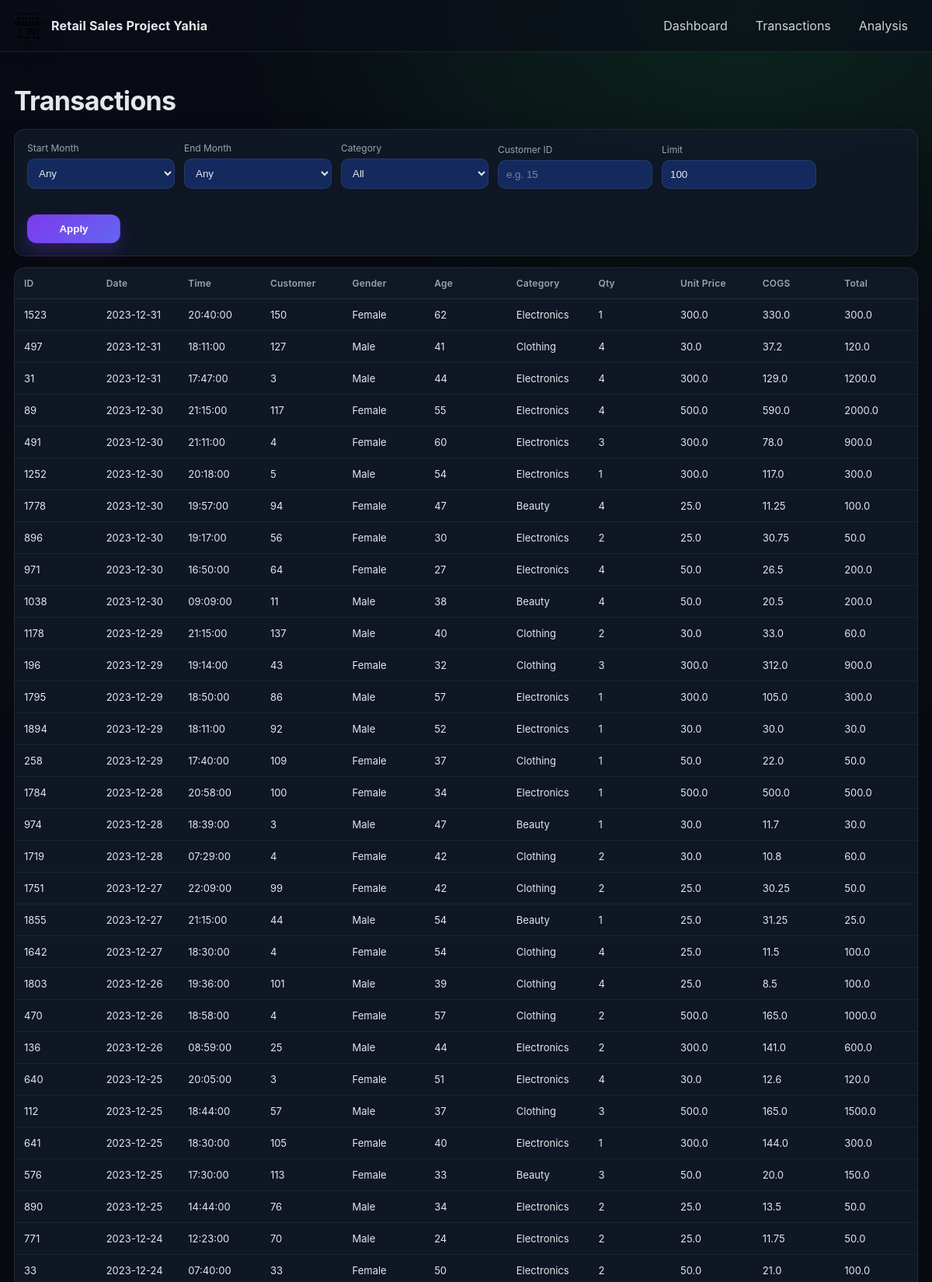
Page /transactions (upper part) on the committed database.
### tables this page shows
CREATE TABLE retail_sales (
  transactions_id INTEGER PRIMARY KEY,
  sale_date TEXT NOT NULL,
  sale_time TEXT NOT NULL,
  customer_id INTEGER NOT NULL,
  gender TEXT,
  age INTEGER,
  category TEXT NOT NULL,
  quantity INTEGER,
  price_per_unit REAL,
  cogs REAL,
  total_sale REAL
);

### app.py (the view)
@app.route("/transactions")
def transactions():
    start_month = request.args.get("start_month", "").strip()  # YYYY-MM
    end_month = request.args.get("end_month", "").strip()      # YYYY-MM
    category = request.args.get("category", "").strip()
    search_customer = request.args.get("customer", "").strip()
    limit = min(int(request.args.get("limit", 100)), 500)
    months = q("""
        SELECT DISTINCT substr(sale_date, 1, 7) AS month
        FROM retail_sales
        WHERE sale_date IS NOT NULL AND length(sale_date) >= 7
        ORDER BY month DESC
    """)
    sql = "SELECT * FROM retail_sales WHERE 1=1"
    params = []
    if start_month and end_month:
        sql += " AND substr(sale_date, 1, 7) BETWEEN ? AND ?"
        params.extend([start_month, end_month])
    elif start_month:
        sql += " AND substr(sale_date, 1, 7) >= ?"
        params.append(start_month)
    elif end_month:
        sql += " AND substr(sale_date, 1, 7) <= ?"
        params.append(end_month)
    if category:
        sql += " AND category = ?"
        params.append(category)
    if search_customer:
        sql += " AND CAST(customer_id AS TEXT) LIKE ?"
        params.append(f"%{search_customer}%")
    sql += " ORDER BY sale_date DESC, sale_time DESC LIMIT ?"
    params.append(limit)
    rows = q(sql, tuple(params))
    categories = q("SELECT DISTINCT category FROM retail_sales ORDER BY category")
    return render_template(
        "transactions.html",
        rows=rows,
        months=months,
        start_month=start_month,
        end_month=end_month,
        categories=categories,
        selected_category=category,
        search_customer=search_customer,
        limit=limit
    )

### app.py (called while the page is built)
def q(sql, params=()):
    with sqlite3.connect(DB) as conn:
        conn.row_factory = sqlite3.Row
        return conn.execute(sql, params).fetchall()

### templates/transactions.html (shortened to what this page needs)
{% extends "base.html" %}
{% block content %}
<h1>Transactions</h1>
<form method="get" class="filters card section-card">
  <div class="field">
    <label>Start Month</label>
    <select name="start_month">
      <option value="">Any</option>
    </select>
  </div>
  <div class="field">
    <label>End Month</label>
    <select name="end_month">
      <option value="">Any</option>
    </select>
  </div>
  <div class="field">
    <label>Category</label>
    <select name="category">
      <option value="">All</option>
    </select>
  </div>
  <div class="field">
    <label>Customer ID</label>
    <input name="customer" value="{{ search_customer }}" placeholder="e.g. 15">
  </div>
  <div class="field">
    <label>Limit</label>
    <input name="limit" value="{{ limit }}">
  </div>
  <div class="field" style="min-width:120px;">
    <label>&nbsp;</label>
    <button type="submit">Apply</button>
  </div>
</form>
<div class="table-wrap">
  <table>
    <thead>
      <tr>
        <th>ID</th><th>Date</th><th>Time</th><th>Customer</th><th>Gender</th><th>Age</th>
        <th>Category</th><th>Qty</th><th>Unit Price</th><th>COGS</th><th>Total</th>
      </tr>
    </thead>
    <tbody>
      {% for r in rows %}
      <tr>
        <td>{{ r["transactions_id"] }}</td>
        <td>{{ r["sale_date"] }}</td>
        <td>{{ r["sale_time"] }}</td>
        <td>{{ r["customer_id"] }}</td>
        <td>{{ r["gender"] }}</td>
        <td>{{ r["age"] }}</td>
        <td>{{ r["category"] }}</td>
        <td>{{ r["quantity"] }}</td>
        <td>{{ r["price_per_unit"] }}</td>
        <td>{{ r["cogs"] }}</td>
        <td>{{ r["total_sale"] }}</td>
      </tr>
      {% endfor %}
    </tbody>
  </table>
</div>
{% endblock %}

### templates/base.html (shortened to what this page needs)
<!doctype html>
<html>
<head>
  <link rel="stylesheet" href="/static/styles.css">
</head>
<body>
  <nav>
    <div class="nav-inner">
      <div class="brand">
  <img class="brand-logo" src="{{ url_for('static', filename='store.png') }}" alt="Store">
  <div>Retail Sales Project Yahia</div>
</div>
      <div class="nav-links">
        <a href="/">Dashboard</a>
        <a href="/transactions">Transactions</a>
        <a href="/analysis">Analysis</a>
      </div>
    </div>
  </nav>
  <main>
    {% block content %}{% endblock %}
  </main>
</body>
</html>

### static/styles.css (style rules this page uses)
:root { --bg:#0b0f19; --panel:#111827; --panel-2:#0f172a; --text:#e5e7eb; --muted:#9ca3af; --border:rgba(255,255,255,.08); --accent:#35a386; --accent-2:#22c55e; --warn:#f59e0b; --danger:#ef4444; --shadow: 0 10px 30px rgba(0,0,0,.35); --radius:14px; --radius-sm:10px; }
* { box-sizing:border-box; }
html,body { height:100%; }
body { margin:0; font-family:-apple-system,BlinkMacSystemFont,"Segoe UI",Roboto,Inter,Arial,sans-serif; color:var(--text); min-height: 100vh; display:flex; flex-direction: column; background: var(--bg); position: relative; overflow-x: hidden; }
body::before { content:""; position: fixed; inset: 0; z-index: -1; background: radial-gradient(1200px 800px at 20% -10%, rgba(124,58,237,.22), transparent 60%), radial-gradient(1200px 800px at 80% 0%, rgba(34,197,94,.14), transparent 55%), linear-gradient(180deg, rgba(0,0,0,.20), rgba(0,0,0,.55)); }
main { flex: 1; }
a { color:inherit; }
main { max-width:1200px; margin:0 auto; padding:24px 18px 44px; }
h1 { font-size:34px; letter-spacing:-.02em; margin:18px 0 16px; }
nav { position:sticky; top:0; z-index:10; backdrop-filter: blur(10px); background: rgba(11,15,25,.65); border-bottom:1px solid var(--border); }
nav .nav-inner { max-width:1200px; margin:0 auto; padding:14px 18px; display:flex; align-items:center; justify-content:space-between; gap:14px; }
.brand { display:flex; align-items:center; gap:10px; font-weight:700; letter-spacing:.2px; }
.nav-links { display:flex; gap:10px; flex-wrap:wrap; }
.nav-links a { text-decoration:none; padding:8px 12px; border-radius:999px; border:1px solid transparent; color:var(--text); opacity:.9; }
.card { background: rgba(17,24,39,.92); border:1px solid var(--border); border-radius: var(--radius); box-shadow: var(--shadow); }
.section-card { padding:16px; }
.filters { display:flex; gap:12px; flex-wrap:wrap; align-items:end; margin:12px 0 14px; }
.field { display:flex; flex-direction:column; gap:6px; min-width: 190px; }
label { font-size:12px; color:var(--muted); }
input, select { padding:10px 10px; border-radius:10px; border:1px solid var(--border); background: rgba(23, 54, 127, 0.65); color: var(--text); outline:none; }
input::placeholder { color: rgba(156,163,175,.75); }
button { padding:10px 14px; border-radius:12px; border:1px solid rgba(124,58,237,.55); background: linear-gradient(135deg, rgba(124,58,237,1), rgba(99,102,241,1)); color:white; font-weight:600; cursor:pointer; box-shadow: 0 10px 20px rgba(124,58,237,.25); }
.table-wrap { overflow:auto; border-radius: var(--radius); border:1px solid var(--border); background: rgba(17,24,39,.92); }
table { width:100%; border-collapse:separate; border-spacing:0; min-width: 760px; }
thead th { position:sticky; top:0; background: rgba(17,24,39,.92); border-bottom:1px solid var(--border); padding:12px 12px; text-align:left; font-size:12px; color: var(--muted); font-weight:600; letter-spacing:.02em; }
tbody td { padding:12px 12px; border-bottom:1px solid rgba(255,255,255,.06); font-size:13px; color: var(--text); white-space:nowrap; }
.table-wrap table { min-width: 0; }
.table-wrap thead th, .table-wrap tbody td { width: auto; }
.table-wrap table { table-layout: fixed; }
.table-wrap th, .table-wrap td { overflow: hidden; text-overflow: ellipsis; }
.brand { gap:12px; }
.brand-logo { width: 36px; height: 36px; border-radius: 10px; object-fit: cover; box-shadow: var(--shadow); }

### rows in the picture
retail_sales: transactions_id "1523", sale_date "2023-12-31", sale_time "20:40:00", customer_id "150", gender "Female", age "62", category "Electronics", quantity "1", price_per_unit "300.0", cogs "330.0", total_sale "300.0"
retail_sales: transactions_id "497", sale_date "2023-12-31", sale_time "18:11:00", customer_id "127", gender "Male", age "41", category "Clothing", quantity "4", price_per_unit "30.0", cogs "37.2", total_sale "120.0"
retail_sales: transactions_id "31", sale_date "2023-12-31", sale_time "17:47:00", customer_id "3", gender "Male", age "44", category "Electronics", quantity "4", price_per_unit "300.0", cogs "129.0", total_sale "1200.0"
retail_sales: transactions_id "89", sale_date "2023-12-30", sale_time "21:15:00", customer_id "117", gender "Female", age "55", category "Electronics", quantity "4", price_per_unit "500.0", cogs "590.0", total_sale "2000.0"
retail_sales: transactions_id "491", sale_date "2023-12-30", sale_time "21:11:00", customer_id "4", gender "Female", age "60", category "Electronics", quantity "3", price_per_unit "300.0", cogs "78.0", total_sale "900.0"
retail_sales: transactions_id "1252", sale_date "2023-12-30", sale_time "20:18:00", customer_id "5", gender "Male", age "54", category "Electronics", quantity "1", price_per_unit "300.0", cogs "117.0", total_sale "300.0"
retail_sales: transactions_id "1778", sale_date "2023-12-30", sale_time "19:57:00", customer_id "94", gender "Female", age "47", category "Beauty", quantity "4", price_per_unit "25.0", cogs "11.25", total_sale "100.0"
retail_sales: transactions_id "896", sale_date "2023-12-30", sale_time "19:17:00", customer_id "56", gender "Female", age "30", category "Electronics", quantity "2", price_per_unit "25.0", cogs "30.75", total_sale "50.0"
retail_sales: transactions_id "971", sale_date "2023-12-30", sale_time "16:50:00", customer_id "64", gender "Female", age "27", category "Electronics", quantity "4", price_per_unit "50.0", cogs "26.5", total_sale "200.0"
retail_sales: transactions_id "1038", sale_date "2023-12-30", sale_time "09:09:00", customer_id "11", gender "Male", age "38", category "Beauty", quantity "4", price_per_unit "50.0", cogs "20.5", total_sale "200.0"
retail_sales: transactions_id "1178", sale_date "2023-12-29", sale_time "21:15:00", customer_id "137", gender "Male", age "40", category "Clothing", quantity "2", price_per_unit "30.0", cogs "33.0", total_sale "60.0"
retail_sales: transactions_id "196", sale_date "2023-12-29", sale_time "19:14:00", customer_id "43", gender "Female", age "32", category "Clothing", quantity "3", price_per_unit "300.0", cogs "312.0", total_sale "900.0"
retail_sales: transactions_id "1795", sale_date "2023-12-29", sale_time "18:50:00", customer_id "86", gender "Male", age "57", category "Electronics", quantity "1", price_per_unit "300.0", cogs "105.0", total_sale "300.0"
retail_sales: transactions_id "1894", sale_date "2023-12-29", sale_time "18:11:00", customer_id "92", gender "Male", age "52", category "Electronics", quantity "1", price_per_unit "30.0", cogs "30.0", total_sale "30.0"
retail_sales: transactions_id "258", sale_date "2023-12-29", sale_time "17:40:00", customer_id "109", gender "Female", age "37", category "Clothing", quantity "1", price_per_unit "50.0", cogs "22.0", total_sale "50.0"
retail_sales: transactions_id "1784", sale_date "2023-12-28", sale_time "20:58:00", customer_id "100", gender "Female", age "34", category "Electronics", quantity "1", price_per_unit "500.0", cogs "500.0", total_sale "500.0"
retail_sales: transactions_id "974", sale_date "2023-12-28", sale_time "18:39:00", customer_id "3", gender "Male", age "47", category "Beauty", quantity "1", price_per_unit "30.0", cogs "11.7", total_sale "30.0"
retail_sales: transactions_id "1719", sale_date "2023-12-28", sale_time "07:29:00", customer_id "4", gender "Female", age "42", category "Clothing", quantity "2", price_per_unit "30.0", cogs "10.8", total_sale "60.0"
retail_sales: transactions_id "1751", sale_date "2023-12-27", sale_time "22:09:00", customer_id "99", gender "Female", age "42", category "Clothing", quantity "2", price_per_unit "25.0", cogs "30.25", total_sale "50.0"
retail_sales: transactions_id "1855", sale_date "2023-12-27", sale_time "21:15:00", customer_id "44", gender "Male", age "54", category "Beauty", quantity "1", price_per_unit "25.0", cogs "31.25", total_sale "25.0"
retail_sales: transactions_id "1642", sale_date "2023-12-27", sale_time "18:30:00", customer_id "4", gender "Female", age "54", category "Clothing", quantity "4", price_per_unit "25.0", cogs "11.5", total_sale "100.0"
retail_sales: transactions_id "1803", sale_date "2023-12-26", sale_time "19:36:00", customer_id "101", gender "Male", age "39", category "Clothing", quantity "4", price_per_unit "25.0", cogs "8.5", total_sale "100.0"
retail_sales: transactions_id "470", sale_date "2023-12-26", sale_time "18:58:00", customer_id "4", gender "Female", age "57", category "Clothing", quantity "2", price_per_unit "500.0", cogs "165.0", total_sale "1000.0"
retail_sales: transactions_id "136", sale_date "2023-12-26", sale_time "08:59:00", customer_id "25", gender "Male", age "44", category "Electronics", quantity "2", price_per_unit "300.0", cogs "141.0", total_sale "600.0"
retail_sales: transactions_id "640", sale_date "2023-12-25", sale_time "20:05:00", customer_id "3", gender "Female", age "51", category "Electronics", quantity "4", price_per_unit "30.0", cogs "12.6", total_sale "120.0"
retail_sales: transactions_id "112", sale_date "2023-12-25", sale_time "18:44:00", customer_id "57", gender "Male", age "37", category "Clothing", quantity "3", price_per_unit "500.0", cogs "165.0", total_sale "1500.0"
retail_sales: transactions_id "641", sale_date "2023-12-25", sale_time "18:30:00", customer_id "105", gender "Female", age "40", category "Electronics", quantity "1", price_per_unit "300.0", cogs "144.0", total_sale "300.0"
retail_sales: transactions_id "576", sale_date "2023-12-25", sale_time "17:30:00", customer_id "113", gender "Female", age "33", category "Beauty", quantity "3", price_per_unit "50.0", cogs "20.0", total_sale "150.0"
retail_sales: transactions_id "890", sale_date "2023-12-25", sale_time "14:44:00", customer_id "76", gender "Male", age "34", category "Electronics", quantity "2", price_per_unit "25.0", cogs "13.5", total_sale "50.0"
retail_sales: transactions_id "771", sale_date "2023-12-24", sale_time "12:23:00", customer_id "70", gender "Male", age "24", category "Electronics", quantity "2", price_per_unit "25.0", cogs "11.75", total_sale "50.0"
retail_sales: transactions_id "33", sale_date "2023-12-24", sale_time "07:40:00", customer_id "33", gender "Female", age "50", category "Electronics", quantity "2", price_per_unit "50.0", cogs "21.0", total_sale "100.0"
